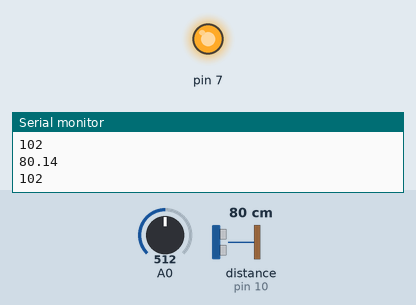
A sketch run on a simulated Arduino Uno, built with avr-gcc and run on an emulated ATmega328P. Parts: output pins drawn as LEDs (lit = HIGH), the last lines printed to the serial monitor. Wiring (inferred from the names in the program): ultrasonic range finder: trigger pin 11; echo pin 10. The inputs (shaded band) are chosen by the test bench; at power-on: distance to the obstacle (sensor on pin 10) 80 cm, A0 = 512. The echo pulse lasts 58.3 µs per cm; pins used as bus, display or sensor lines are not drawn.

Above: at 1.2 s.
1.3 s: distance to the obstacle (sensor on pin 10) set to 96 cm
2.8 s: distance to the obstacle (sensor on pin 10) set to 106 cm
At 4.0 s:
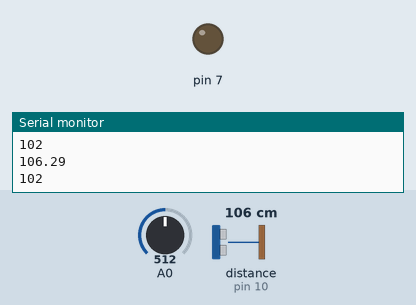
4.3 s: distance to the obstacle (sensor on pin 10) set to 2 cm
At 5.4 s:
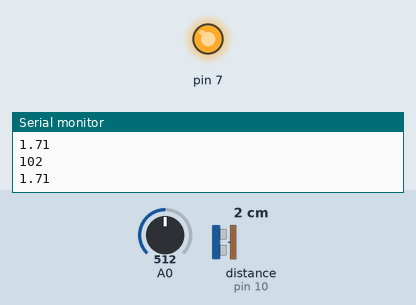
5.8 s: distance to the obstacle (sensor on pin 10) set to 120 cm
At 6.3 s:
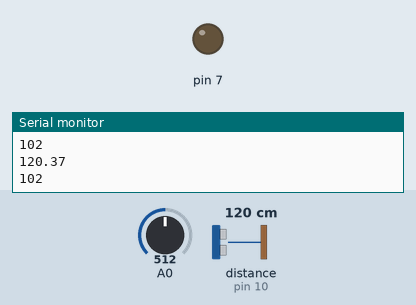
Timing chart, 0 to 8.3 s (numbered marks = the images above; inputs shaded):
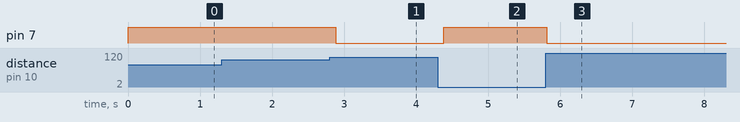

Measured:
- the behaviour switches between 101 and 102 cm on distance to the obstacle (sensor on pin 10) (found by bisection; images 0 and 1)
- after the input at 2.8 s, pin 7: HIGH → LOW after 0.08 s
- after the input at 4.3 s, pin 7: LOW → HIGH after 0.08 s
- after the input at 5.8 s, pin 7: HIGH → LOW at once

The sketch:

naban.ino
```cpp
float duration1, distance1,duration2, distance2;
void distance();

void setup() {

Serial.begin(9600);
pinMode(10,INPUT);//echo of sensor 1
pinMode(11,OUTPUT);//triger 1
pinMode(8,INPUT);//echo of sensor 2//green
pinMode(9,OUTPUT);//triger 2//white
pinMode(7,OUTPUT);
}
void loop() {
  digitalWrite(11, LOW);
  delayMicroseconds(2);
  digitalWrite(11, HIGH);
  delayMicroseconds(30);
  digitalWrite(11, LOW);
  duration1 = pulseIn(10, HIGH);
  distance1 = ((duration1 / 2) * 0.0345);
  Serial.println(distance1);
  Serial.println(analogRead(0)/5);
  if(distance1 < (analogRead(0)/5)){
    digitalWrite(7,HIGH);
  }else{
    digitalWrite(7,LOW);
  }
  delay(100);
}
```
